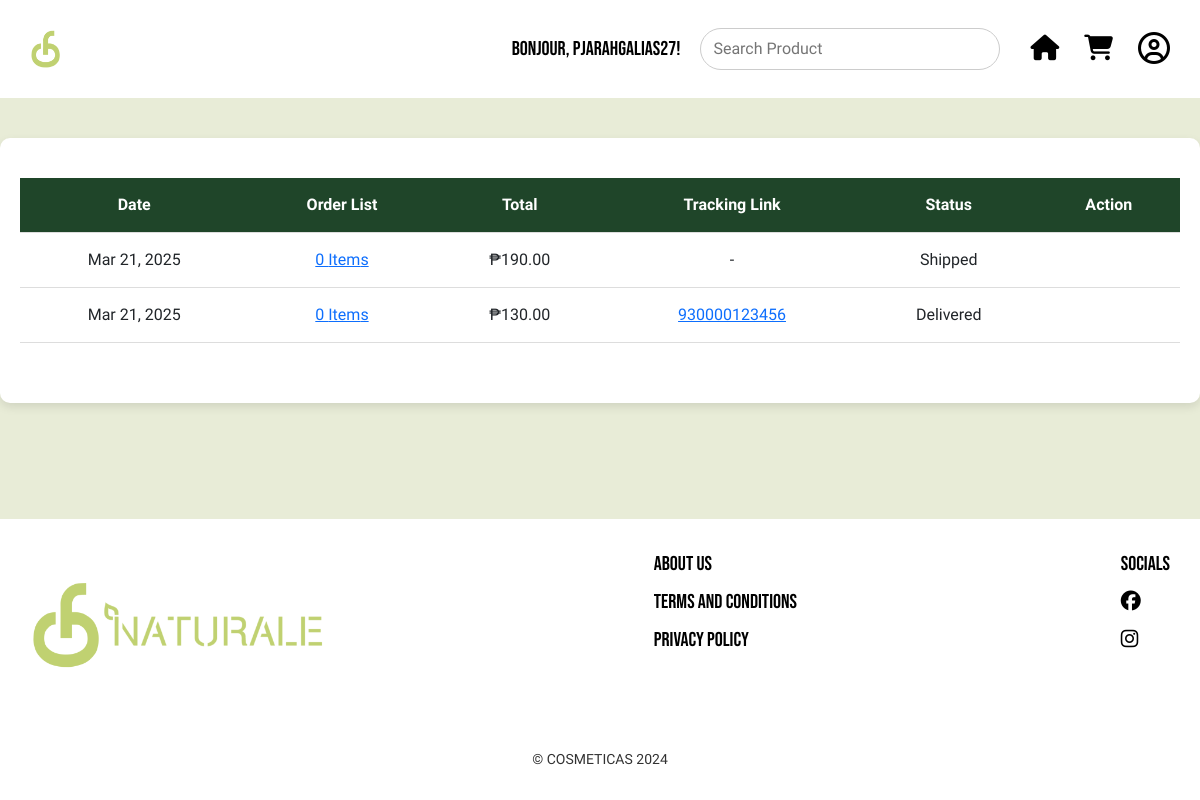
Before: /drew/orderlist.php (signed in) with the older database file.
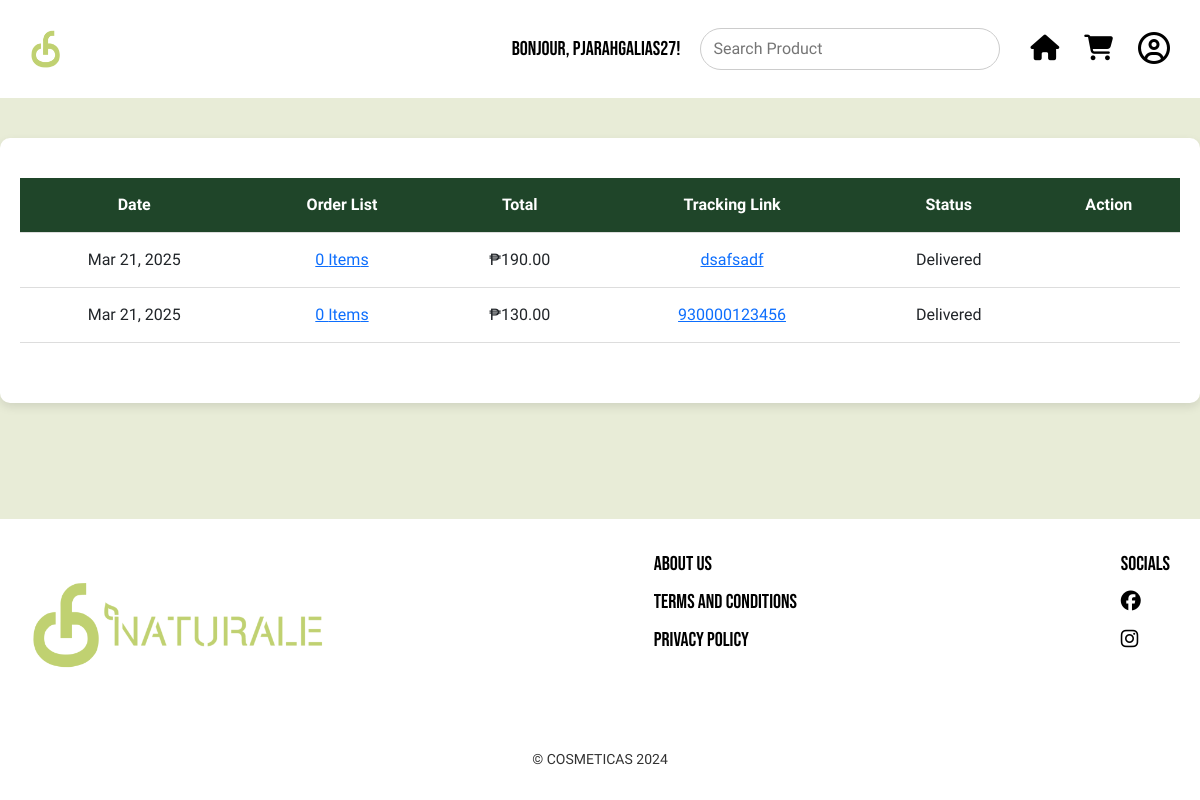
After: the same page with the newer database file.
### tables this page shows
CREATE TABLE `tb_orders` (
  `orderID` int(11) NOT NULL,
  `order_date` datetime NOT NULL,
  `productID` int(11) NOT NULL,
  `product_name` varchar(255) NOT NULL,
  `user_id` int(11) DEFAULT NULL,
  `email` varchar(255) DEFAULT NULL,
  `first_name` varchar(255) NOT NULL,
  `last_name` varchar(255) NOT NULL,
  `quantity` int(11) NOT NULL,
  `status` varchar(255) NOT NULL,
  `payment_option` varchar(255) NOT NULL,
  `payment_proof` varchar(255) NOT NULL,
  `isApproved` int(11) DEFAULT NULL,
  `price_total` double NOT NULL,
  `trackingLink` varchar(255) DEFAULT NULL,
  `delivered_date` datetime DEFAULT NULL
);

### drew/orderlist.php (the view, shortened to what the changed rows need)
<?php
include '../conn.php';
$user_id = $_SESSION['user_id'];
$query = "
    SELECT
        o.orderID,
        o.order_date,
        o.price_total,
        o.status,
        o.trackingLink,
        COUNT(oi.order_item_id) AS item_count
    FROM tb_orders o
    LEFT JOIN tb_order_items oi ON o.orderID = oi.orderID
    WHERE o.user_id = ?
    GROUP BY o.orderID
    ORDER BY o.order_date DESC
";
$stmt = $conn->prepare($query);
$stmt->bind_param("i", $user_id);
$stmt->execute();
$result = $stmt->get_result();
$orders = [];
while ($row = $result->fetch_assoc()) {
    $orders[] = $row;
}
?>
<!DOCTYPE html>
<html lang="en">
<head>
    <link rel="stylesheet" href="orderlist.css?v=<?php echo time(); ?>">
    <link href="https://cdn.jsdelivr.net/npm/bootstrap@5.3.3/dist/css/bootstrap.min.css" rel="stylesheet">
    <link rel="stylesheet" href="https://cdnjs.cloudflare.com/ajax/libs/font-awesome/6.5.1/css/all.min.css">
    <link rel="stylesheet" href="https://cdnjs.cloudflare.com/ajax/libs/bootstrap-icons/1.10.3/font/bootstrap-icons.min.css">
</head>
<body>
    <main>
        <section class="cart-container">
            <div class="cart-content">
                <table class="cart-table">
                    <thead>
                        <tr>
                            <th class="date-header">Date</th>
                            <th class="order-list-header">Order List</th>
                            <th class="total-header">Total</th>
                            <th class="tracking-link-header">Tracking Link</th>
                            <th class="status-header">Status</th>
                            <th class="action-header">Action</th>
                        </tr>
                    </thead>
                    <tbody>
                        <?php if (!empty($orders)): ?>
                            <?php foreach ($orders as $order): ?>
                                <tr>
                                    <td><?php echo htmlspecialchars(date('M j, Y', strtotime($order['order_date']))); ?></td>
                                    <td><a href="#" class="items-count" onclick="openItemsPopup(<?php echo $order['orderID']; ?>)"><?php echo $order['item_count']; ?> Item<?php echo $order['item_count'] != 1 ? 's' : ''; ?></a></td>
                                    <td>₱<?php echo number_format($order['price_total'], 2); ?></td>
                                    <td><?php echo $order['trackingLink'] ? '<a href="' . htmlspecialchars($order['trackingLink']) . '" target="_blank">' . htmlspecialchars($order['trackingLink']) . '</a>' : '-'; ?></td>
                                    <td><?php echo htmlspecialchars($order['status']); ?></td>
                                    <td>
                                    </td>
                                </tr>
                            <?php endforeach; ?>
                        <?php else: ?>
                            <tr>
                                <td colspan="6">You have no orders yet.</td>
                            </tr>
                        <?php endif; ?>
                    </tbody>
                </table>
            </div>
        </section>
    </main>
</body>
</html>

Changed rows visible on the page:
changed tb_orders: trackingLink (not shown) → "dsafsadf"; status "Shipped" → "Delivered"; no longer shows "-"
